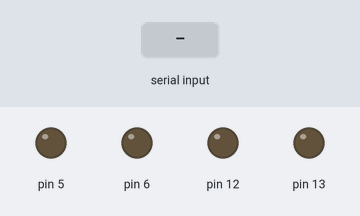
Simulated run of this sketch. Board: Arduino Uno, built with avr-gcc and run on an emulated ATmega328P. Shown: output pins drawn as LEDs (lit = HIGH). Inputs (shaded band) come from the test bench.

Above: at 1.2 s.
1.3 s: "90,45,200\n" received over Serial
At 2.2 s:
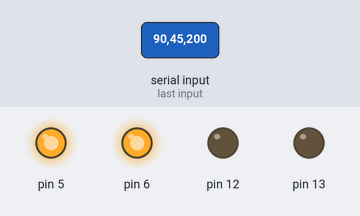
Timing chart, 0 to 4.3 s (numbered marks = the images above; inputs shaded):
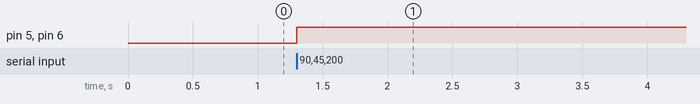

The sketch:

IM920s_receive_motor_uno.ino
```cpp
char buf[256];
int i = 0;

void setup() {
  pinMode(12, OUTPUT);
  pinMode(13, OUTPUT);
  Serial.begin(115200);
}

void loop() {
  if (Serial.available())
  {
    buf[i] = Serial.read();
    if (buf[i] == '\n')
    {
      String read(buf);
      String data = read.substring(11);

      int first_com = data.indexOf(',');
      String x_str = data.substring(0, first_com);
      String non_first = data.substring(first_com+1);

      int second_com = non_first.indexOf(',');
      String y_str = non_first.substring(0, second_com);
      String non_second = non_first.substring(second_com+1);

      int third_com = non_second.indexOf(',');
      String z_str = non_second.substring(0, third_com);
      String non_third = non_second.substring(third_com+1);

      int four_com = non_third.indexOf(',');
      String m1_str = non_third.substring(0, four_com);
      String non_four = non_third.substring(four_com+1);

      int five_com = non_four.indexOf(',');
      String m2_str = non_four.substring(0, five_com);
      String non_five = non_four.substring(five_com+1);

      int x_hold = x_str.toInt();
      int y_hold = y_str.toInt();
      int z_hold = z_str.toInt();
      int m1_hold = m1_str.toInt();
      int m2_hold = m2_str.toInt();

      float x = x_hold - 10;
      x = x / 10.0;
      int x_pow = x * 255;
      float y = y_hold - 10;
      y = y / 10.0;
      int y_pow = y * 255;
      float z = z_hold - 10;
      z = z / 10.0;
      int z_pow = z * 255;
      float m1 = m1_hold - 10;
      m1 = m1 / 10.0;
      int m1_pow = m1 * 255;
      float m2 = m2_hold - 10;
      m2 = m2 / 10.0;
      int m2_pow = m2 * 255;

      if(x > 0)
      {
        digitalWrite(12, HIGH);
        analogWrite(5, x_pow);
      }
      else if(x < 0)
      {
        digitalWrite(12, LOW);
        analogWrite(5, -x_pow);
      }
      else
      {
        digitalWrite(12, LOW);
        analogWrite(5, 0);
      }

      if(y > 0)
      {
        digitalWrite(13, HIGH);
        analogWrite(6, y_pow);
      }
      else if(y < 0)
      {
        digitalWrite(13, LOW);
        analogWrite(6, -y_pow);
      }
      else
      {
        digitalWrite(13, LOW);
        analogWrite(6, 0);
      }

      for(int j = 0; j <= i; j++)
      {
         buf[j] = 0;
      }
      i = 0;
    }
    else
    {
        i++;
    }
  }
}
```

Measured:
- after the input at 1.3 s, pin 5, pin 6: LOW → HIGH at once
